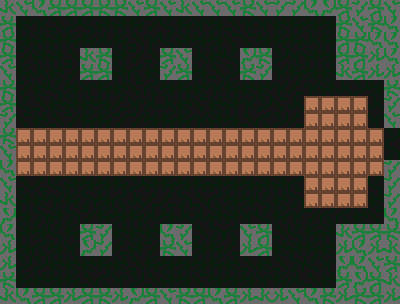

This is a level from a 2D game, rendered from its Tiled map with the project's own tilesets. A one-line summary and the complete map file follow:
An orthogonal 25x19 tile map with 16x16 px tiles, 2 tile layers (floor, walls) and 12 objects (4x player, 2x scout, 2x champion, door, brute, ...).

<map version="1.10" tiledversion="1.11.2" orientation="orthogonal" renderorder="right-down" width="25" height="19" tilewidth="16" tileheight="16" infinite="0" nextlayerid="6" nextobjectid="13">
 <properties>
  <property name="coins" type="int" value="15" />
  <property name="name" value="The Warlord's Hall" />
 </properties>
 <tileset firstgid="1" source="tiles.tsx" />
 <layer id="1" name="floor" width="25" height="19">
  <data encoding="csv">
3221225477,3221225480,5,2147483656,2147483656,2147483653,1073741829,2147483653,1073741829,1073741832,3221225478,3221225479,3221225477,3221225477,1073741831,1073741829,1073741830,3221225480,3221225477,3221225480,5,2147483656,5,1073741829,3221225480,
2147483653,2147483653,3221225478,3221225480,7,2147483655,1073741829,1073741829,3221225477,2147483656,2147483655,3221225477,1073741830,5,3221225480,3221225478,1073741830,2147483653,3221225477,5,5,8,1073741829,1073741830,5,
2147483653,5,1073741829,1073741829,3221225477,3221225477,6,3221225477,3221225480,3221225478,2147483655,1073741829,5,5,8,8,5,3221225477,3221225477,2147483654,3221225477,1073741829,2147483653,2147483655,3221225479,
3221225480,2147483656,1073741829,1073741829,3221225480,1073741831,3221225478,1073741829,2147483656,3221225480,2147483656,1073741829,2147483654,2147483653,2147483655,5,2147483653,7,1073741830,1073741829,5,3221225477,1073741829,1073741829,2147483653,
1073741829,3221225477,2147483654,2147483653,2147483656,1073741830,6,1073741829,3221225479,2147483653,3221225477,6,5,3221225480,7,2147483656,2147483656,3221225478,3221225477,5,2147483653,3221225477,2147483655,3221225479,6,
3221225477,2147483656,2147483653,2147483655,5,1073741830,3221225477,2147483653,8,3221225479,5,3221225477,2147483653,3221225478,3221225477,2147483653,2147483653,3221225478,1073741832,3221225478,1073741829,2147483654,7,5,1073741829,
2147483655,2147483655,3221225480,2147483653,1073741829,2147483653,5,1073741832,1073741830,6,2147483654,2147483653,8,2147483653,1073741829,3221225478,7,8,2147483654,9,9,9,9,2147483654,1073741829,
2147483653,8,2147483653,3221225480,2147483656,3221225477,3221225477,2147483656,2147483656,5,3221225477,3221225477,3221225478,1073741829,5,3221225480,3221225479,7,1073741832,9,9,9,9,1073741830,1073741830,
2147483656,9,9,9,9,9,9,9,9,9,9,9,9,9,9,9,9,9,9,9,9,9,9,9,7,
2147483654,9,9,9,9,9,9,9,9,9,9,9,9,9,9,9,9,9,9,9,9,9,9,9,1073741831,
1073741831,9,9,9,9,9,9,9,9,9,9,9,9,9,9,9,9,9,9,9,9,9,9,9,5,
3221225477,3221225480,1073741832,2147483655,1073741829,5,5,3221225477,7,1073741829,3221225477,5,3221225477,1073741829,5,5,1073741829,1073741829,3221225479,9,9,9,9,2147483655,2147483653,
2147483656,1073741829,2147483653,3221225478,3221225477,1073741831,5,3221225479,2147483654,1073741832,1073741832,1073741831,3221225480,3221225479,5,5,2147483655,2147483653,1073741831,9,9,9,9,2147483653,7,
1073741832,5,1073741831,1073741829,1073741831,2147483656,3221225477,5,3221225477,6,5,2147483654,6,1073741829,1073741829,1073741830,2147483655,3221225477,3221225478,2147483656,3221225479,3221225479,2147483653,8,1073741829,
7,1073741829,5,2147483655,3221225477,3221225480,3221225480,2147483653,2147483653,2147483653,3221225477,3221225477,3221225480,1073741831,3221225479,5,2147483655,3221225480,2147483655,3221225477,1073741829,3221225477,5,3221225477,2147483655,
1073741829,5,3221225479,5,1073741830,1073741829,2147483653,1073741832,1073741829,2147483656,5,2147483656,5,3221225477,1073741832,1073741832,3221225477,2147483653,1073741829,3221225477,2147483653,5,8,3221225477,2147483653,
5,7,7,2147483653,2147483653,2147483653,3221225477,2147483653,3221225480,3221225477,5,5,5,3221225477,2147483653,3221225480,2147483653,3221225480,1073741831,2147483655,1073741830,3221225477,3221225477,5,1073741829,
1073741831,3221225477,2147483653,5,3221225477,3221225480,3221225479,1073741830,7,3221225480,1073741829,5,8,5,5,5,1073741830,3221225477,6,3221225480,2147483653,5,1073741832,3221225477,1073741830,
2147483653,5,6,1073741831,3221225480,1073741832,5,3221225477,2147483653,2147483656,6,3221225480,5,8,1073741832,8,8,3221225477,1073741832,2147483653,5,2147483653,3221225479,2147483655,1073741830
</data>
 </layer>
 <layer id="2" name="walls" width="25" height="19">
  <data encoding="csv">
2147483650,4,2147483651,1,1,1,2147483649,2147483649,4,1,4,2147483650,4,4,4,2147483649,4,2147483652,2147483652,2147483651,3,1,2147483652,1,4,
1,0,0,0,0,0,0,0,0,0,0,0,0,0,0,0,0,0,0,0,0,2147483649,4,2147483649,2147483651,
2147483649,0,0,0,0,0,0,0,0,0,0,0,0,0,0,0,0,0,0,0,0,1,2147483649,2147483651,2147483651,
1,0,0,0,0,2147483650,2147483649,0,0,0,1,4,0,0,0,3,2147483649,0,0,0,0,1,1,2,2147483651,
4,0,0,0,0,1,1,0,0,0,2147483652,1,0,0,0,2147483649,2147483652,0,0,0,0,2147483650,1,2,2,
2147483649,0,0,0,0,0,0,0,0,0,0,0,0,0,0,0,0,0,0,0,0,0,0,0,2147483649,
1,0,0,0,0,0,0,0,0,0,0,0,0,0,0,0,0,0,0,0,0,0,0,0,2147483652,
2147483652,0,0,0,0,0,0,0,0,0,0,0,0,0,0,0,0,0,0,0,0,0,0,0,4,
2147483649,0,0,0,0,0,0,0,0,0,0,0,0,0,0,0,0,0,0,0,0,0,0,0,0,
4,0,0,0,0,0,0,0,0,0,0,0,0,0,0,0,0,0,0,0,0,0,0,0,0,
2147483651,0,0,0,0,0,0,0,0,0,0,0,0,0,0,0,0,0,0,0,0,0,0,0,2147483652,
4,0,0,0,0,0,0,0,0,0,0,0,0,0,0,0,0,0,0,0,0,0,0,0,2147483652,
2147483650,0,0,0,0,0,0,0,0,0,0,0,0,0,0,0,0,0,0,0,0,0,0,0,2147483652,
3,0,0,0,0,0,0,0,0,0,0,0,0,0,0,0,0,0,0,0,0,0,0,0,2147483651,
2147483651,0,0,0,0,1,2147483652,0,0,0,2147483651,2147483652,0,0,0,4,1,0,0,0,0,2147483650,1,1,2147483649,
2,0,0,0,0,3,2147483652,0,0,0,2147483649,4,0,0,0,2,1,0,0,0,0,2,2147483651,2,2147483650,
2,0,0,0,0,0,0,0,0,0,0,0,0,0,0,0,0,0,0,0,0,3,2147483651,4,1,
2147483649,0,0,0,0,0,0,0,0,0,0,0,0,0,0,0,0,0,0,0,0,1,3,1,2147483650,
2147483650,2147483651,1,1,2,1,2147483649,2,3,1,4,2147483649,1,2147483651,1,2,2147483650,2,4,2147483651,2147483649,2,2147483649,1,2
</data>
 </layer>
 <objectgroup id="3" name="doors">
  <object id="1" name="door" x="368" y="128" width="32" height="32">
   <properties>
    <property name="destination" value="level1" />
   </properties>
  </object>
 </objectgroup>
 <objectgroup id="4" name="spawn points">
  <object id="2" name="player" x="32" y="128">
   <point />
  </object>
  <object id="3" name="player" x="32" y="176">
   <point />
  </object>
  <object id="4" name="player" x="64" y="48">
   <point />
  </object>
  <object id="5" name="player" x="64" y="256">
   <point />
  </object>
  <object id="6" name="enemy" type="brute" x="144" y="32">
   <point />
  </object>
  <object id="7" name="enemy" x="144" y="272">
   <point />
  </object>
  <object id="8" name="enemy" type="scout" x="224" y="32">
   <point />
  </object>
  <object id="9" name="enemy" type="scout" x="224" y="272">
   <point />
  </object>
 </objectgroup>
 <objectgroup id="5" name="enemies">
  <object id="10" name="knight" type="warlord" x="320" y="144">
   <point />
  </object>
  <object id="11" name="knight" type="champion" x="288" y="96">
   <point />
  </object>
  <object id="12" name="knight" type="champion" x="288" y="208">
   <point />
  </object>
 </objectgroup>
</map>
